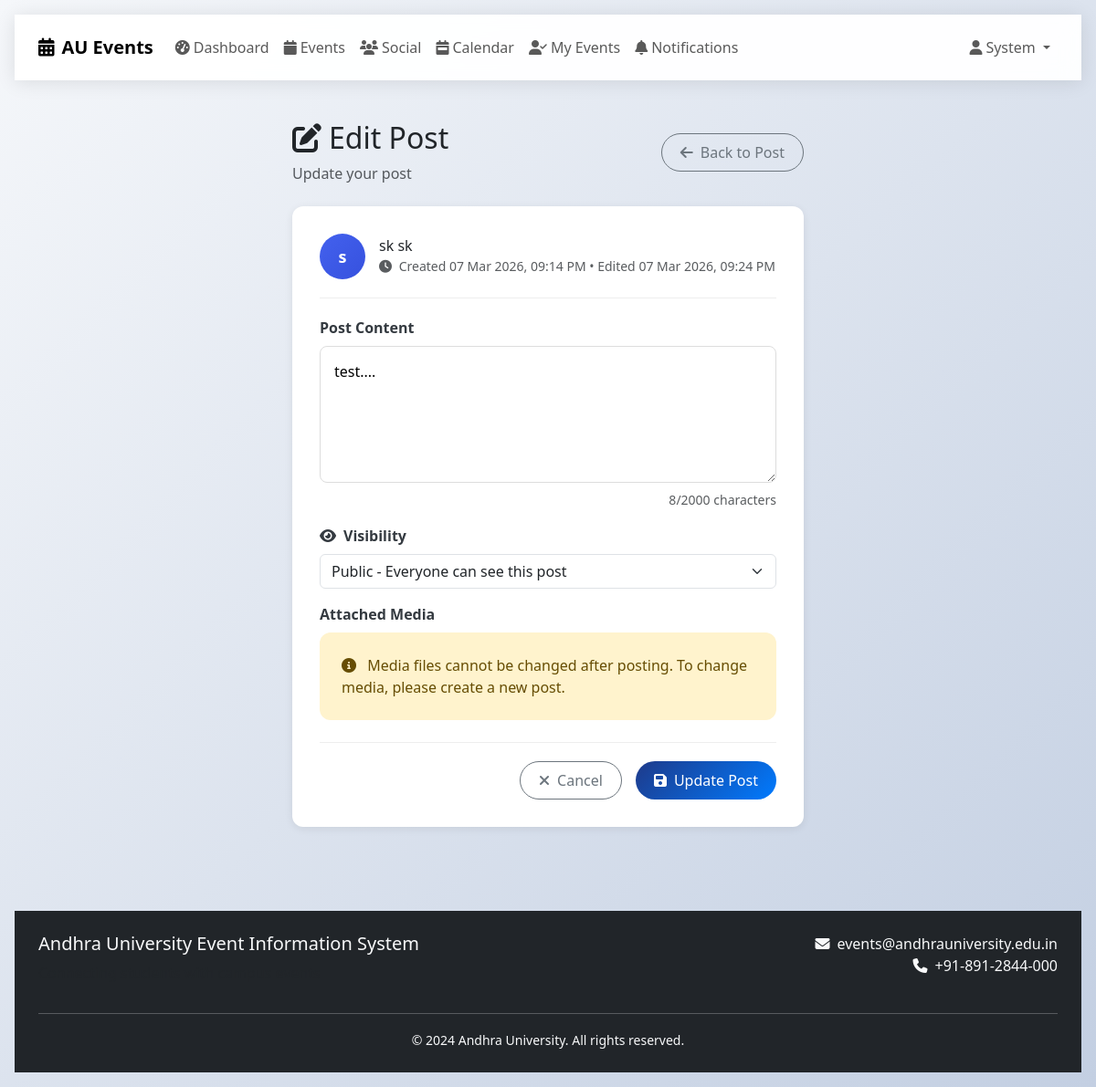
The page /social/post/1/edit (signed in) on the database its author committed.
### models/user.py (models this page shows, shortened)
class User(UserMixin, db.Model):
    __abstract__ = True
    id = db.Column(db.Integer, primary_key=True)
    email = db.Column(db.String(120), unique=True, nullable=False, index=True)
    password_hash = db.Column(db.String(255), nullable=False)
    created_at = db.Column(db.DateTime, default=datetime.utcnow)
    is_active = db.Column(db.Boolean, default=True)

class Admin(User):
    __tablename__ = 'admins'
    username = db.Column(db.String(50), unique=True, nullable=False)
    first_name = db.Column(db.String(50), nullable=False)
    last_name = db.Column(db.String(50), nullable=False)
    role = db.Column(db.String(20), default='admin')  # admin, super_admin
    department = db.Column(db.String(100))
    created_events = db.relationship('Event', backref='creator', lazy='dynamic')
    @property
    def unread_notifications_count(self):
        return 0

class Student(User):
    __tablename__ = 'students'
    student_id = db.Column(db.String(20), unique=True, nullable=False, index=True)
    first_name = db.Column(db.String(50), nullable=False)
    last_name = db.Column(db.String(50), nullable=False)
    department = db.Column(db.String(100), nullable=False, index=True)
    year = db.Column(db.Integer, nullable=False)
    phone_number = db.Column(db.String(15))
    event_registrations = db.relationship('EventRegistration', backref='student', lazy='dynamic', cascade='all, delete-orphan')
    feedbacks = db.relationship('EventFeedback', backref='student', lazy='dynamic', cascade='all, delete-orphan')
    notifications = db.relationship('Notification', backref='student', lazy='dynamic', cascade='all, delete-orphan')

### models/social.py (models this page shows, shortened)
class Post(db.Model):
    __tablename__ = 'posts'
    id = db.Column(db.Integer, primary_key=True)
    content = db.Column(db.Text, nullable=False)
    media_type = db.Column(db.String(20), nullable=True)  # image, video, document
    media_url = db.Column(db.String(255), nullable=True)
    media_thumbnail = db.Column(db.String(255), nullable=True)
    author_id = db.Column(db.Integer, nullable=False)
    author_type = db.Column(db.String(20), nullable=False)  # student, admin
    event_id = db.Column(db.Integer, db.ForeignKey('events.id'), nullable=True)
    created_at = db.Column(db.DateTime, default=datetime.utcnow, nullable=False)
    updated_at = db.Column(db.DateTime, default=datetime.utcnow, onupdate=datetime.utcnow)
    is_active = db.Column(db.Boolean, default=True)
    is_pinned = db.Column(db.Boolean, default=False)
    is_university_post = db.Column(db.Boolean, default=False)  # Admin-only university posts
    is_announcement = db.Column(db.Boolean, default=False)     # Official announcements
    visibility = db.Column(db.String(20), default='public')  # public, department, private
    likes_count = db.Column(db.Integer, default=0)
    comments_count = db.Column(db.Integer, default=0)
    shares_count = db.Column(db.Integer, default=0)
    views_count = db.Column(db.Integer, default=0)
    likes = db.relationship('PostLike', backref='post', lazy='dynamic', cascade='all, delete-orphan')
    comments = db.relationship('PostComment', backref='post', lazy='dynamic', cascade='all, delete-orphan')
    shares = db.relationship('PostShare', backref='post', lazy='dynamic', cascade='all, delete-orphan')
    @property
    def author(self):
        if self.author_type == 'student':
            from models.user import Student
            return Student.query.get(self.author_id)
        elif self.author_type == 'admin':
            from models.user import Admin
            return Admin.query.get(self.author_id)
        return None
    @property
    def event(self):
        if self.event_id:
            from models.event import Event
            return Event.query.get(self.event_id)
        return None
    def can_edit(self, user):
        if not user or not user.is_authenticated:
            return False
        if (user.id == self.author_id and
            user.__class__.__name__.lower() == self.author_type):
            return True
        return user.__class__.__name__.lower() == 'admin'

### routes/social.py (the view, shortened to what this page needs)
@social_bp.route('/post/<int:post_id>/edit', methods=['GET', 'POST'])
@login_required
def edit_post(post_id):
    post = Post.query.get_or_404(post_id)
    if not post.can_edit(current_user):
        flash('You do not have permission to edit this post', 'error')
        return redirect(url_for('social.post_details', post_id=post_id))
    return render_template(mobile_template('social/edit_post.html'), post=post)

### templates/social/edit_post.html (shortened to what this page needs)
{% extends "base.html" %}
{% block content %}
<div class="container">
    <div class="edit-post-container">
        <div class="d-flex justify-content-between align-items-center mb-4">
            <div>
                <h2><i class="fas fa-edit me-2"></i>Edit Post</h2>
                <p class="text-muted mb-0">Update your post</p>
            </div>
            <a href="{{ url_for('social.post_details', post_id=post.id) }}" class="btn btn-outline-secondary">
                <i class="fas fa-arrow-left me-2"></i>Back to Post
            </a>
        </div>
        <form method="POST" class="post-form">
            <div class="user-info">
                <div class="user-avatar">
                    {{ post.author.first_name[0] if post.author else 'U' }}
                </div>
                <div>
                    <h6 class="mb-0">{{ post.author.first_name }} {{ post.author.last_name if post.author else 'Unknown' }}</h6>
                    <small class="text-muted">
                        <i class="fas fa-clock me-1"></i>
                        Created {{ post.created_at.strftime('%d %b %Y, %I:%M %p') }}
                        {% if post.updated_at != post.created_at %}
                        • Edited {{ post.updated_at.strftime('%d %b %Y, %I:%M %p') }}
                        {% endif %}
                    </small>
                </div>
            </div>
            <div class="mb-3">
                <label for="content" class="form-label">Post Content</label>
                <textarea name="content" class="post-textarea"
                          maxlength="2000" required>{{ post.content }}</textarea>
                <div class="text-end">
                    <small class="text-muted">
                        <span id="charCount">{{ post.content|length }}</span>/2000 characters
                    </small>
                </div>
            </div>
            <div class="mb-3">
                <label for="visibility" class="form-label">
                    <i class="fas fa-eye me-2"></i>Visibility
                </label>
                <select name="visibility" class="form-select">
                    <option value="public" {{ 'selected' if post.visibility == 'public' else '' }}>
                        <i class="fas fa-globe"></i> Public - Everyone can see this post
                    </option>
                </select>
            </div>
            {% if post.media_url %}
            <div class="mb-3">
                <label class="form-label">Attached Media</label>
                <div class="alert alert-warning">
                    <i class="fas fa-info-circle me-2"></i>
                    Media files cannot be changed after posting. To change media, please create a new post.
                </div>
            </div>
            {% endif %}
            <div class="submit-section">
                <a href="{{ url_for('social.post_details', post_id=post.id) }}" class="btn btn-outline-secondary">
                    <i class="fas fa-times me-2"></i>Cancel
                </a>
                <button type="submit" class="btn btn-primary">
                    <i class="fas fa-save me-2"></i>Update Post
                </button>
            </div>
        </form>
    </div>
</div>
{% endblock %}

### templates/base.html (shortened to what this page needs)
<!DOCTYPE html>
<html lang="en">
<head>
    <link href="https://cdn.jsdelivr.net/npm/bootstrap@5.3.0/dist/css/bootstrap.min.css" rel="stylesheet">
    <link href="https://cdnjs.cloudflare.com/ajax/libs/font-awesome/6.4.0/css/all.min.css" rel="stylesheet">
    <link href="{{ url_for('static', filename='css/mobile-first.css') }}" rel="stylesheet">
    <link href="{{ url_for('static', filename='css/style.css') }}" rel="stylesheet">
</head>
<body class="app-container">
    <nav class="navbar navbar-expand-lg sticky-top">
        <div class="container">
            <a class="navbar-brand" href="{{ url_for('main.index') }}">
                <i class="fas fa-calendar-alt me-2"></i>AU Events
            </a>
            <div class="collapse navbar-collapse" id="navbarNav">
                <ul class="navbar-nav me-auto">
                    {% if current_user.is_authenticated %}
                        <li class="nav-item">
                            <a class="nav-link" href="{{ url_for('main.dashboard') }}">
                                <i class="fas fa-tachometer-alt me-1"></i>Dashboard
                            </a>
                        </li>
                        <li class="nav-item">
                            <a class="nav-link" href="{{ url_for('main.events') }}">
                                <i class="fas fa-calendar me-1"></i>Events
                            </a>
                        </li>
                        <li class="nav-item">
                            <a class="nav-link" href="{{ url_for('social.social_feed') }}">
                                <i class="fas fa-users me-1"></i>Social
                            </a>
                        </li>
                        <li class="nav-item">
                            <a class="nav-link" href="{{ url_for('main.calendar_view') }}">
                                <i class="fas fa-calendar-week me-1"></i>Calendar
                            </a>
                        </li>
                        {% if current_user.is_authenticated and not current_user.is_admin %}
                        <li class="nav-item">
                            <a class="nav-link" href="{{ url_for('main.my_events') }}">
                                <i class="fas fa-user-check me-1"></i>My Events
                            </a>
                        </li>
                        <li class="nav-item position-relative">
                            <a class="nav-link" href="{{ url_for('main.notifications') }}">
                                <i class="fas fa-bell me-1"></i>Notifications
                            </a>
                        </li>
                        {% endif %}
                    {% endif %}
                </ul>
                <ul class="navbar-nav">
                    {% if current_user.is_authenticated %}
                        <li class="nav-item dropdown">
                            <a class="nav-link dropdown-toggle" href="#" role="button" data-bs-toggle="dropdown">
                                <i class="fas fa-user me-1"></i>{{ current_user.first_name }}
                            </a>
                        </li>
                    {% endif %}
                </ul>
            </div>
        </div>
    </nav>
    <main class="mobile-container fade-in">
        {% block content %}{% endblock %}
    </main>
    <footer class="bg-dark text-light py-4 mt-5">
        <div class="container">
            <div class="row">
                <div class="col-md-6">
                    <h5>Andhra University Event Information System</h5>
                    <p class="text-muted">Connecting students with campus events</p>
                </div>
                <div class="col-md-6 text-md-end">
                    <p class="mb-0">
                        <i class="fas fa-envelope me-2"></i>events@andhrauniversity.edu.in<br>
                        <i class="fas fa-phone me-2"></i>+91-891-2844-000
                    </p>
                </div>
            </div>
            <hr class="bg-secondary">
            <div class="text-center">
                <small>&copy; 2024 Andhra University. All rights reserved.</small>
            </div>
        </div>
    </footer>
</body>
</html>

### rows shown on the page
Admin: first_name "System"
Post: author "s", author.first_name "sk", author "sk", created_at "07 Mar 2026, 09:14 PM", updated_at "07 Mar 2026, 09:24 PM", content "test...."

### other values the page prints
{{ post.content|length }} "8"
